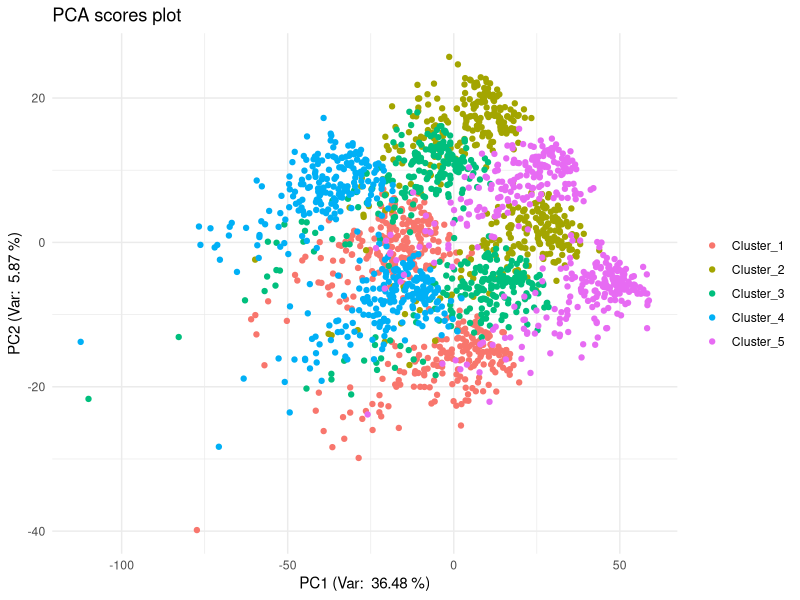
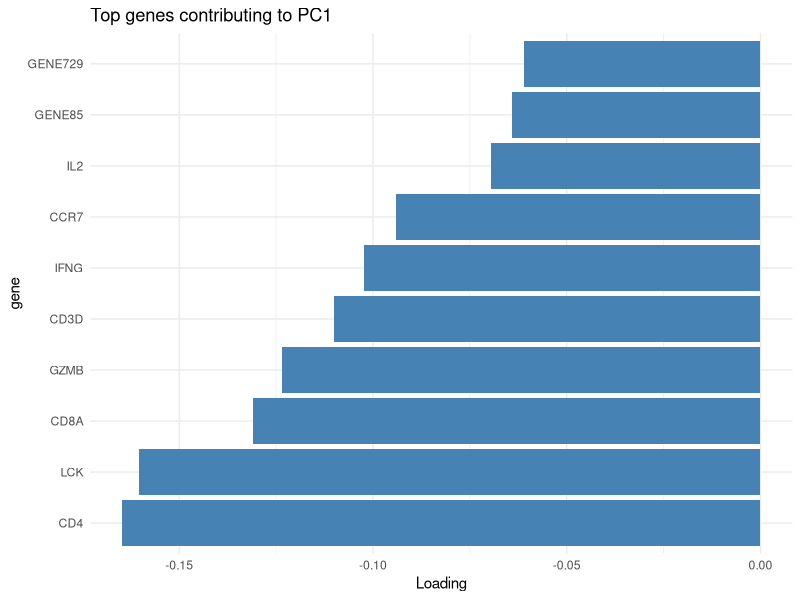
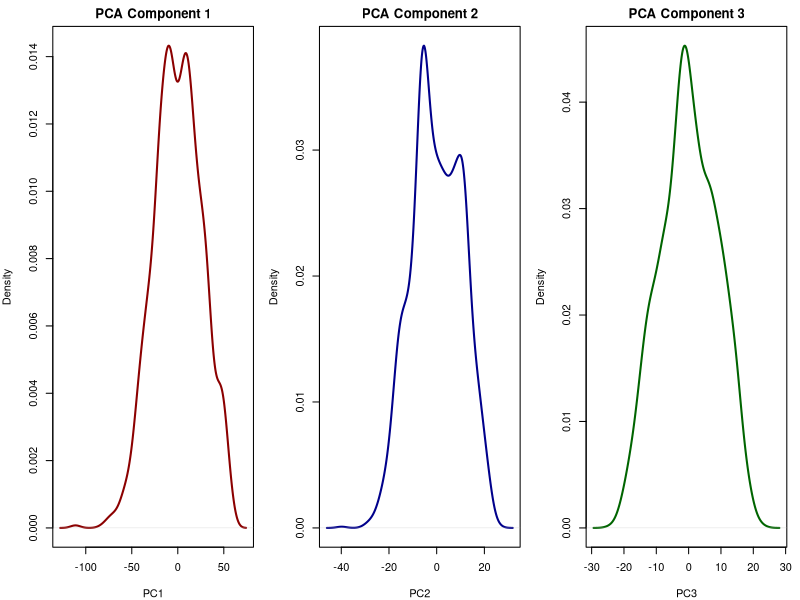
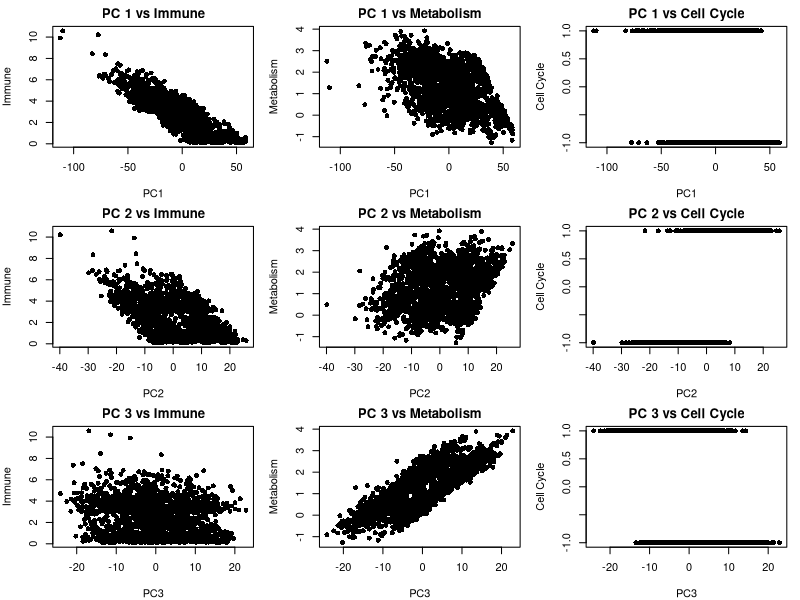
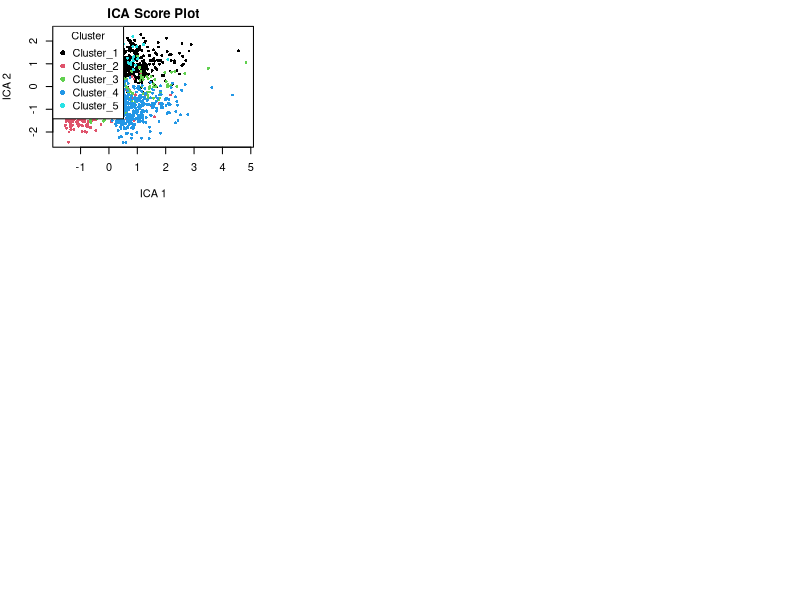
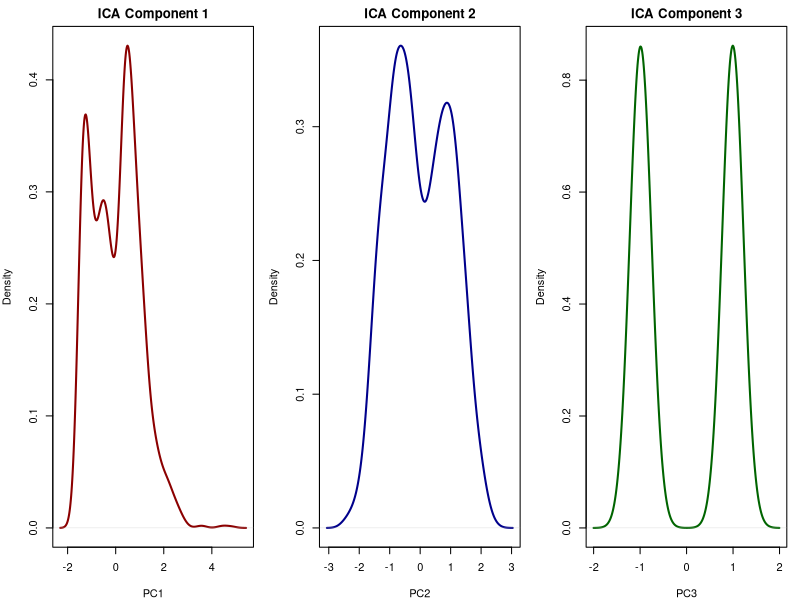

Write the R code that produced these figures, in order.
## ---- chunk 1
# adjust data simulation code to include some gene names for the main categories

# Load necessary library
library(tidyverse)
library(fastICA)

# Set parameters
set.seed(123)
n_cells <- 2000
n_sources <- 3
n_clusters <- 5
cells_per_cluster <- n_cells / n_clusters

# Define gene sets
immune_genes <- c("CD3D", "CD4", "CD8A", "IFNG", "IL2", "PTPRC", "GZMB", "LCK", "CCR7", "HLA-DRA")
metabolism_genes <- c("HK2", "LDHA", "PKM", "G6PD", "ACLY", "IDH1", "PGK1", "CPT1A", "FASN", "ACACA")
cell_cycle_genes <- c("CDK1", "CCNB1", "MKI67", "PCNA", "TOP2A", "BUB1", "CDC20", "PLK1", "AURKB", "CENPA")

db_genes <- data.frame(
  gene = c(immune_genes, metabolism_genes, cell_cycle_genes),
  category = c(rep("Immune", length(immune_genes)),
               rep("Metabolism", length(metabolism_genes)),
               rep("Cell Cycle", length(cell_cycle_genes)))
)

# Fill up to 1000 genes with generic names
other_genes <- paste0("GENE", 1:(1000 - length(immune_genes) - length(metabolism_genes) - length(cell_cycle_genes)))
gene_names <- c(immune_genes, metabolism_genes, cell_cycle_genes, other_genes)
n_genes <- length(gene_names)

# Define cluster-specific means for latent sources (immune, metabolism)
cluster_means <- matrix(c(
  3.0, 0.5,   # Cluster 1: High immune, low metabolism
  0.1, 2.0,   # Cluster 2: Low immune, high metabolism
  1.5, 1.5,   # Cluster 3: Moderate all
  3.0, 2.5,   # Cluster 4: High in all
  0.1, 0.1    # Cluster 5: Low in all
), ncol = 2, byrow = TRUE)

# Simulate latent sources
latent_sources <- NULL
cluster_labels <- NULL
for (i in 1:n_clusters) {
  immune <- rexp(cells_per_cluster, rate = 1) + cluster_means[i, 1]
  metabolism <- rnorm(cells_per_cluster, mean = cluster_means[i, 2], sd = 0.5)
  cell_cycle <- (rbinom(cells_per_cluster, 1, 0.5) * 2 - 1)
  sources <- cbind(immune, metabolism, cell_cycle)
  latent_sources <- rbind(latent_sources, sources)
  cluster_labels <- c(cluster_labels, rep(paste0("Cluster_", i), cells_per_cluster))
}

# Create gene loadings matrix
gene_loadings <- matrix(0, nrow = n_genes, ncol = n_sources)
rownames(gene_loadings) <- gene_names

# Assign high loadings for known gene sets
gene_loadings[immune_genes, 1] <- abs(rnorm(length(immune_genes), mean = 2))
gene_loadings[metabolism_genes, 2] <- abs(rnorm(length(metabolism_genes), mean = 2))
gene_loadings[cell_cycle_genes, 3] <- abs(rnorm(length(cell_cycle_genes), mean = 2))

# Background genes with small random loadings
remaining <- setdiff(gene_names, c(immune_genes, metabolism_genes, cell_cycle_genes))
gene_loadings[remaining, ] <- abs(matrix(rnorm(length(remaining) * n_sources, mean = 0.3, sd = 0.2),
                                         nrow = length(remaining), ncol = n_sources))

# Generate expression matrix
expression_matrix <- latent_sources %*% t(gene_loadings)
expression_matrix <- expression_matrix + matrix(rnorm(n_cells * n_genes, sd = 1), nrow = n_cells)

# Assign row/column names
rownames(expression_matrix) <- paste0("Cell", 1:n_cells)
colnames(expression_matrix) <- gene_names

x <- expression_matrix

## ---- chunk 2
# check data dimension
x <- expression_matrix
x |> dim() |> print() # 2000 cells, 1000 genes (features)
cluster_labels |> as.factor() |> summary() |> print()

## ---- chunk 3
#| label: pca
#| fig.keep: all

# perform PCA
x_scaled <- scale(x)
pca <- prcomp(x, center=TRUE, scale.=FALSE)
eigs <- pca$sdev^2
var_exp <- eigs / sum(eigs)

res_pca <- data.frame(PC1=pca$x[,1], PC2=pca$x[,2], PC3=pca$x[,3], PC4=pca$x[,4], PC5=pca$x[,5]) |>
    rownames_to_column("sample") |> 
    as_tibble() 

res_pca_loadings <- pca$rotation

# show PCA scores plot
res_pca |>
    ggplot(aes(x=PC1, y=PC2, color=cluster_labels)) +
    geom_point() +
    labs(title="PCA scores plot", x="PC1", y="PC2") +
    xlab(paste("PC1 (Var: ", round(var_exp[1] * 100, 2), "%)")) +
    ylab(paste("PC2 (Var: ", round(var_exp[2] * 100, 2), "%)")) +
    theme_minimal() +
    theme(legend.title=element_blank())

# show top 10 loadings along PC1
res_pca_loadings |> 
    as.data.frame() |> 
    rownames_to_column("gene") |> 
    arrange(desc(abs(PC1))) |> 
    head(10) |> 
    ggplot(aes(x=reorder(gene, PC1), y=PC1)) +
    geom_bar(stat="identity", fill="steelblue") +
    coord_flip() +
    labs(title="Top genes contributing to PC1", x="gene", y="Loading") +
    theme_minimal()

# PCA has actually done quite a good job finding our clusters. The first few principal components clearly separate the major groups, showing that PCA is able to capture dominant sources of variation in the data. 

# However, this does not necessarily mean that PCA has recovered the original biological signals (such as immune activity, metabolism, or cell cycle) as separate components. Let’s have a look at the distribution of scores in each components

# Plot densities of the first 3 PCA components
pca_scores <- as.data.frame(pca$x[, 1:3])
pca_scores$Cluster <- cluster_labels

par(mfrow = c(1, 3), mar = c(4, 4, 2, 1))
plot(density(pca_scores$PC1), main = "PCA Component 1", xlab = "PC1", col = "darkred", lwd = 2)
plot(density(pca_scores$PC2), main = "PCA Component 2", xlab = "PC2", col = "darkblue", lwd = 2)
plot(density(pca_scores$PC3), main = "PCA Component 3", xlab = "PC3", col = "darkgreen", lwd = 2)

# The components of the PCA more or less look normal and do not really reflect the true latent factors we simulated [see chapter for details]. 

# We can also plot the relationship between the PCA components with all of our true latent factors:
# Set up 3x3 plotting area: PC1–3 vs latent sources
par(mfrow = c(3, 3), mar = c(4, 4, 2, 1))

for (pc_idx in 1:3) {
  for (latent_idx in 1:3) {
    plot(pca_scores[[pc_idx]], latent_sources[, latent_idx],
         xlab = paste0("PC", pc_idx),
         ylab = c("Immune", "Metabolism", "Cell Cycle")[latent_idx],
         main = paste("PC", pc_idx, "vs", c("Immune", "Metabolism", "Cell Cycle")[latent_idx]),
         #col = as.numeric(cluster_labels),
         pch = 16)
  }
}

# We see that there is some relationship between the PCA components and our latent factors but but PCs are still blended combinations of multiple underlying factors. This means that while PCA helps reveal structure, it may mix together distinct biological processes if those processes happen to contribute variance in similar directions.

## ---- chunk 4
# Run Independent Component Analysis (ICA) on scaled data with 3 components
ica_result <- fastICA(x_scaled, n.comp = 3)

# fastICA: Performs Independent Component Analysis on multivariate data

# Key input parameters:
# - X: a numeric matrix or data frame with continuous values (e.g., scaled gene expression)
# - n.comp: number of independent components to extract (must be ≤ number of variables)
# - alg.typ: algorithm type; "parallel" (default, fast) or "deflation" (one component at a time)
# - fun: the nonlinearity function; common choices include "logcosh", "exp", or "cube"
# - alpha: only used with "logcosh", controls the shape of the contrast function
# - maxit: maximum number of iterations (default: 200)
# - tol: convergence tolerance (default: 1e-04)

print(names(ica_result))

# Output:
# $S — Estimated independent components (samples × components), main output for analysis.
# $A — Mixing matrix showing how components combine to form original data.
# $K — Whitening matrix used to decorrelate input data before ICA.
# $W — Unmixing matrix that transforms whitened data into independent components.
# $X — Centered version of the original input data used in the analysis.

# Extract the independent component scores (latent signals)
ica_scores <- as.data.frame(ica_result$S)

# Rename the columns for clarity
colnames(ica_scores) <- c("ICA 1", "ICA 2", "ICA 3")

# Add cluster labels (assumed from previous clustering) for coloring the plot
ica_scores$Cluster <- cluster_labels

# Plot the first two ICA components, colored by cluster
plot(ica_scores[,c(1,2)],
     col = as.factor(pca_scores$Cluster),  # coloring by cluster (note: should likely be ica_scores$Cluster)
     pch = 16, cex = 0.6,
     main = "ICA Score Plot")

# Add legend with cluster labels
legend("topleft", legend = unique(pca_scores$Cluster),
       col = 1:5, pch = 16, title = "Cluster")

# The ICA scores plot shows samples colored by true clusters based on simulated biology (immune, metabolism, cell cycle).
# ICA separates clusters more distinctly than PCA by recovering statistically independent signals.
# ICA Component 1 appears to reflect immune activity (high in Clusters 1 & 4, low in 2 & 5).
# ICA Component 2 likely captures metabolism (low in Clusters 1 & 5, high in 2 & 4).
# The components show meaningful biological gradients across the samples.

# Let's see if ICA could recover our original latent signals
# Plot densities of the first 3 PCA components
par(mfrow = c(1, 3), mar = c(4, 4, 2, 1))
plot(density(ica_scores[,1]), main = "ICA Component 1", xlab = "PC1", col = "darkred", lwd = 2)
plot(density(ica_scores[,2]), main = "ICA Component 2", xlab = "PC2", col = "darkblue", lwd = 2)
plot(density(ica_scores[,3]), main = "ICA Component 3", xlab = "PC3", col = "darkgreen", lwd = 2)

# This looks very similar to our true signal the first component is immune, the second is metabolism and the third captured cell cycle (see chapter). This is exactly what ICA is good at: recovering independent sources that were mixed across thousands of genes. It allows us to reduce the data to a few components that may correspond directly to real biological processes. This is something that PCA often fails to do when the sources overlap or have similar variance
## ---- chunk 5
# Extract the mixing matrix
A <- ica_result$A  # rows = components, columns = genes
colnames(A) <- colnames(x)  # assign gene names to columns if not already

# Loop over all components
top_genes_all <- list()

for (i in 1:nrow(A)) {
  o <- order(abs(A[i, ]), decreasing = TRUE)[1:20]
  top_genes <- colnames(A)[o]
  
  annotated <- db_genes |> 
    filter(gene %in% top_genes) |> 
    mutate(Component = paste0("ICA_", i))
  
  top_genes_all[[i]] <- annotated
}

# Combine all results into a single data frame
top_genes_df <- bind_rows(top_genes_all)

# View the annotated top genes by component
print(top_genes_df)

## ---- chunk 6
# Correlation with true sources
cor(ica_result$S, latent_sources)
